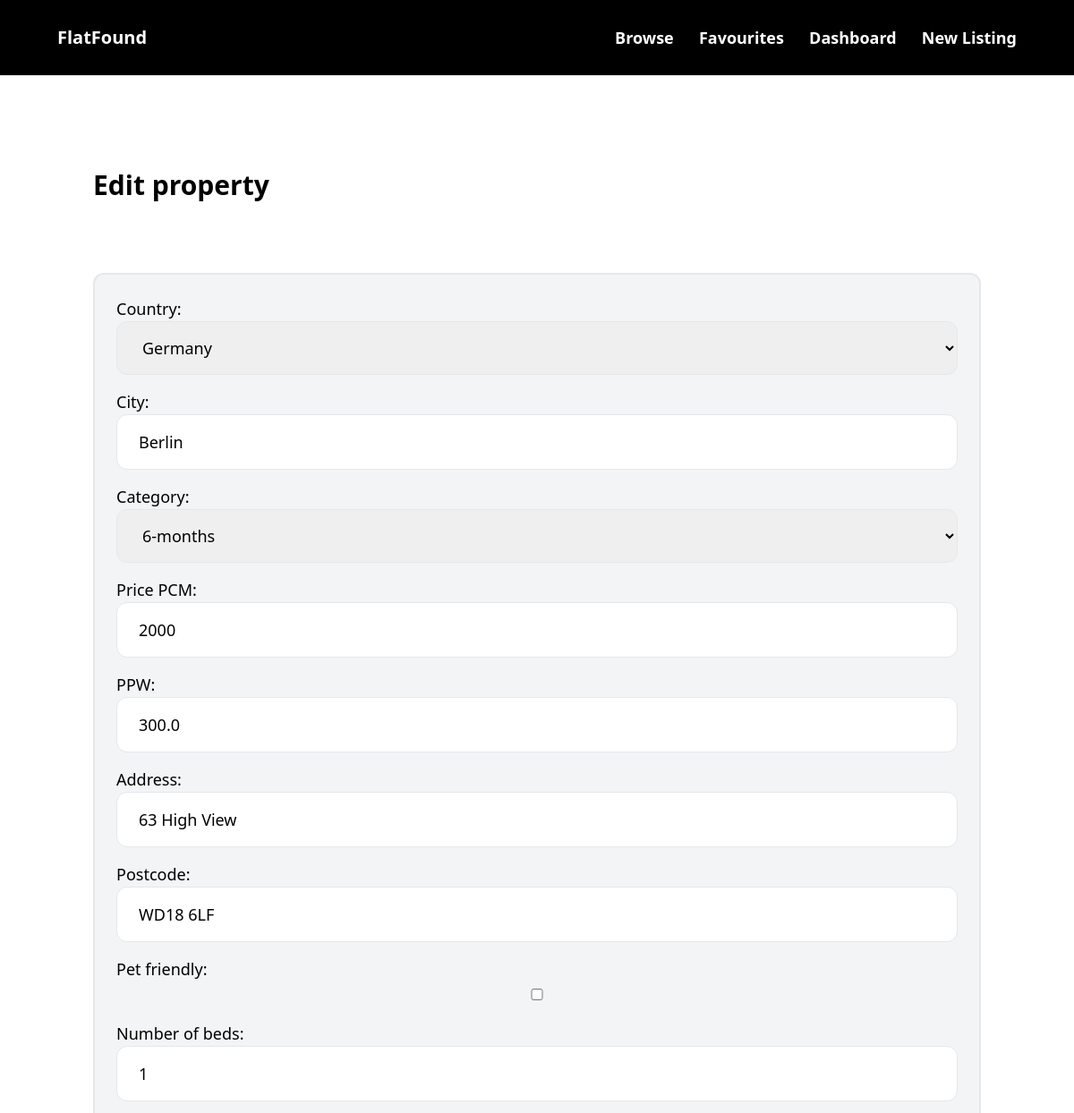
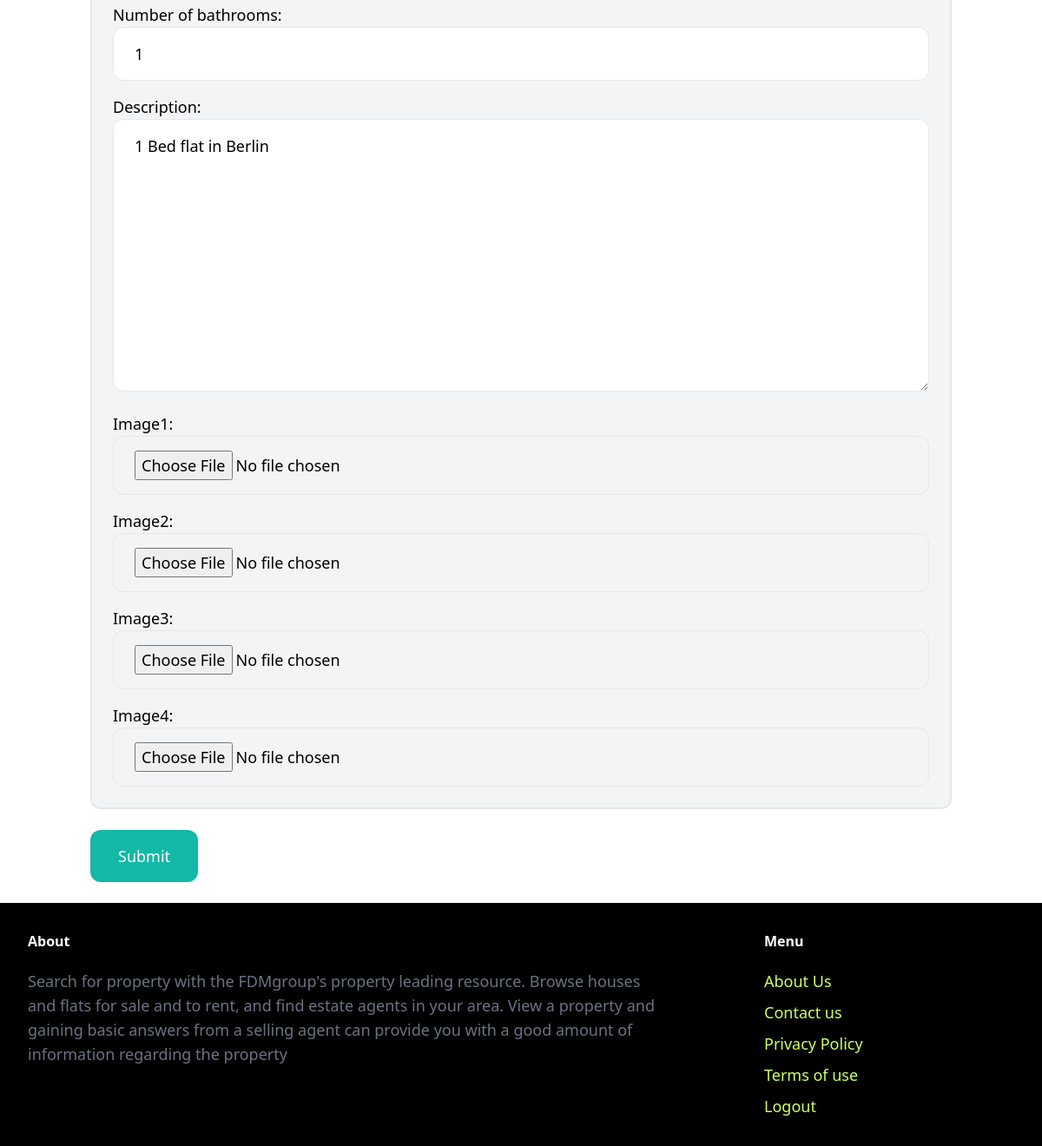
Screenshot of /properties/6/edit/ (signed in) with the database file from the repository (2 pictures, top to bottom).
### property/models.py (models this page shows, shortened)
class Property(models.Model):
    country = models.ForeignKey(Countries, related_name='countries', on_delete=models.CASCADE)
    city = models.TextField(blank=True, null=True)
    category = models.ForeignKey(Category, related_name='properties', on_delete=models.CASCADE)
    price_PCM = models.IntegerField()
    PPW = models.FloatField()
    address = models.TextField(blank=True, null=True)
    postcode = models.TextField(blank=True, null=True)
    pet_friendly = models.BooleanField(blank=True, null=True)
    number_of_beds = models.IntegerField(blank=True, null=True)
    number_of_bathrooms = models.IntegerField(blank=True, null=True)
    description = models.TextField(blank=True, null=True)
    image1 = models.ImageField(upload_to='prop_images', blank=True, null=True)
    image2 = models.ImageField(upload_to='prop_images', blank=True, null=True)
    image3 = models.ImageField(upload_to='prop_images', blank=True, null=True)
    image4 = models.ImageField(upload_to='prop_images', blank=True, null=True)
    favourites = models.ManyToManyField(User, related_name='favourite', default=None, blank=True)
    created_by = models.ForeignKey(
        User, related_name='properties', on_delete=models.CASCADE)
    created_at = models.DateField(auto_now_add=True)

### property/views.py (the view)
# urls.py: path('<int:pk>/edit/', views.edit, name='edit'),
@login_required
def edit(request, pk):
    property = get_object_or_404(Property, pk=pk, created_by=request.user)
    if request.method == 'POST':
        form = EditListingForm(request.POST, request.FILES, instance=property)
        if form.is_valid():
            form.save()
            return redirect('property:detail', pk=property.id)
    else:
        form = EditListingForm(instance=property)
    return render(request, 'property/form.html', {
        'form': form,
        'title': 'Edit property',
    })

### property/models.py (called while the page is built)
    def __str__(self):
        return self.name  # Shows the name of property on admin page

    def __str__(self):
        return self.name

### property/templates/property/form.html (shortened to what this page needs)
{% extends 'core/base.html' %}
{% block content %}
<h1 class="font-semibold m-20 text-3xl">{{ title }}</h1>
<form action="." method="post" enctype="multipart/form-data">
    <div class="space-y-4 m-20 mb-0 mt-0 border-2 p-6 rounded-xl bg-gray-100 text-lg font-base">
        {{ form.as_p }}
    </div>
    <button class="mt-6 mx-20 py-4 px-8 text-lg bg-teal-500 hover:bg-teal-700 rounded-xl text-white">Submit</button>
</form>
{% endblock %}

### core/templates/core/base.html (style rules this page uses)
html, body { height: 100%; margin: 0; padding: 0; display: flex; flex-direction: column; }
body { flex: 1; }

### rows the page displays
Property: country "Germany", city "Berlin", category "6-months", price_PCM "2000", PPW "300.0", address "63 High View", postcode "WD18 6LF", number_of_beds "1", number_of_bathrooms "1", description "1 Bed flat in Berlin"

### other values shown
{{ title }} "Edit property"
